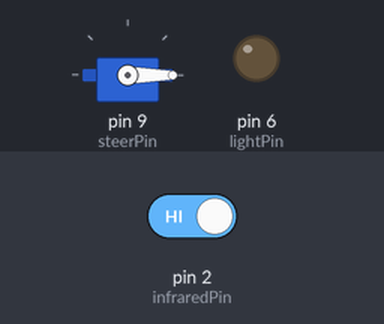
The sketch below on a simulated Arduino Uno, built with avr-gcc and run on an emulated ATmega328P. On the bench: servo, output pins drawn as LEDs (lit = HIGH). Inputs (shaded band) come from the test bench; at power-on: pin 2 (infraredPin) HIGH.

Above: at 1.2 s.
1.3 s: pin 2 (infraredPin) driven LOW
At 1.9 s:
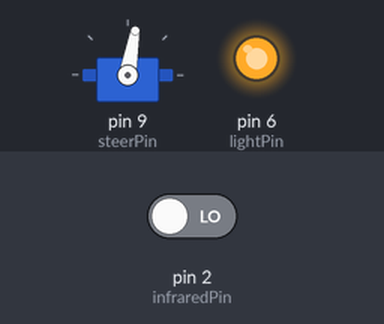
2.9 s: pin 2 (infraredPin) driven HIGH
At 5.3 s:
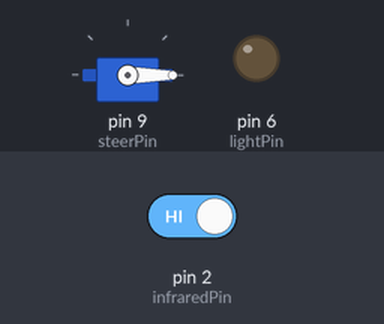
Timing chart, 0 to 6.8 s (numbered marks = the images above; inputs shaded):
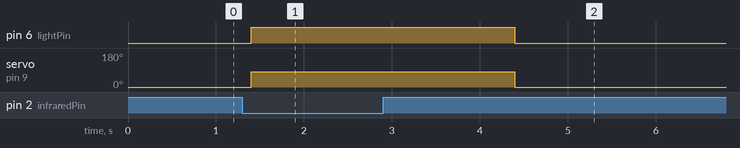

Measured:
- after the input at 1.3 s, pin 6 (lightPin): LOW → HIGH after 0.10 s; servo on pin 9 (steerPin): 0° → 80° after 0.10 s
- after the input at 2.9 s, pin 6 (lightPin): goes on until 4.4 s, then stays LOW; servo on pin 9 (steerPin): goes on until 4.4 s, then stays 0°

The sketch:

garbage.ino
```cpp
#include <Servo.h>

int infraredPin = 2;
int lightPin = 6;
int steerPin = 9;
int closeAngle = 0;
int openAngle = 80;
Servo servo;

void setup() {
  pinMode(infraredPin, INPUT);
  pinMode(steerPin, OUTPUT);
  pinMode(lightPin, OUTPUT);
  servo.attach(steerPin);

  // 初始状态: 垃圾桶盖子是关闭的
  servo.write(closeAngle);
}

void loop() {
  if (digitalRead(infraredPin) == 0) {         //检测到障碍物，输出低电平
    digitalWrite(lightPin, HIGH);     //亮灯
    // 垃圾桶开盖
    servo.write(openAngle);
    delay(3000);    // 等待3秒
    // clear
    digitalWrite(lightPin, LOW);      // 灭灯
    servo.write(closeAngle);
  }
  delay(200);
}
```
